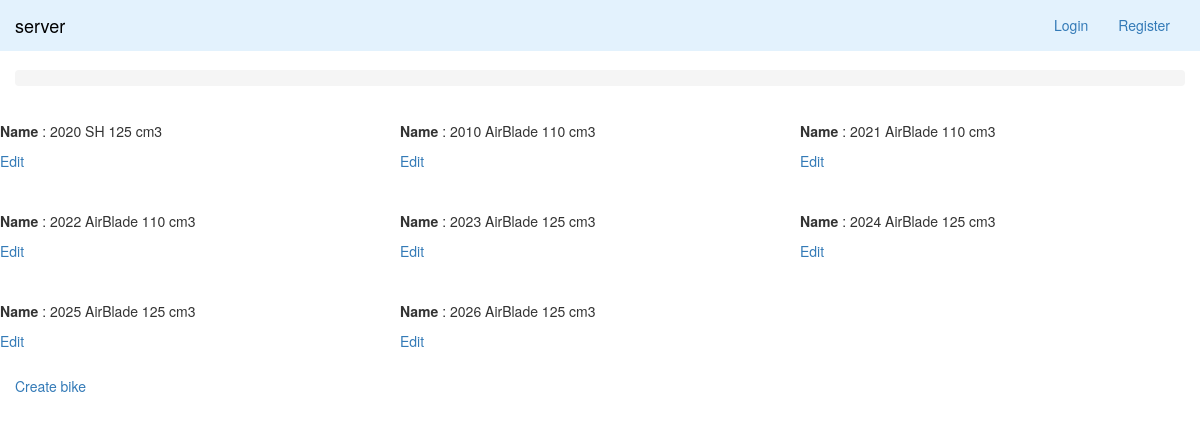
Screenshot of /bike/ with the database file from the repository.
### firmware/models/Bike.py (models this page shows)
class Bike(models.Model):
    name = models.CharField(max_length=200, unique=True)

### firmware/views/BikeView.py (the view)
# urls.py: url(r'^bike/$', BikeView.as_view(), name='bike'),
class BikeView(View):
    template_name = 'firmware/bike.html'
    def get_bikes(self):
        bikes = Bike.objects.all()
        return bikes
    def get_items(self, bikes):
        items = []
        for bike in bikes:
            item = {
                'id': bike.id,
                'name': bike.name,
            }
            items.append(item)
        return items
    def get(self, request):
        bikes = self.get_bikes()
        items = self.get_items(bikes)
        context = {
            'items': items,
        }
        return TemplateResponse(request, self.template_name, context)

### firmware/context_processors.py (called while the page is built)
def is_moderator(request):
    return request.user.groups.filter(name='moderator').exists()

def user(request):
    return {
        'user': request.user,
        'moderator': is_moderator(request)
    }

### templates/firmware/bike.html (shortened to what this page needs)
{% extends 'includes/layout.html' %}
{% load index %}
{% load static %}
{% load humanize %}
{% load mathfilters %}
{% block content %}
    <div class="row">
        {% for item in items %}
            <div class='col-lg-4' style='margin: 15px 0'>
                <div class="row">
                    <p> <strong> Name </strong>: {{item.name}} </p>
                    <p> <a href='{% url 'firmware:bike-edit' item.id %}'> Edit </a> </p>
                </div>
            </div>
        {% endfor %}
    </div>
    {% if not create_bike_form and not bike %}
        <a href="{% url 'firmware:create-bike' %}" class='button'> Create bike</a>
    {% endif %}
{% endblock %}

### static/css/shop-homepage.css (style rules this page uses)
body { padding-top: 70px; }

### rows the page displays
Bike: name "2020 SH 125 cm3"
Bike: name "2010 AirBlade 110 cm3"
Bike: name "2021 AirBlade 110 cm3"
Bike: name "2022 AirBlade 110 cm3"
Bike: name "2023 AirBlade 125 cm3"
Bike: name "2024 AirBlade 125 cm3"
Bike: name "2025 AirBlade 125 cm3"
Bike: name "2026 AirBlade 125 cm3"
